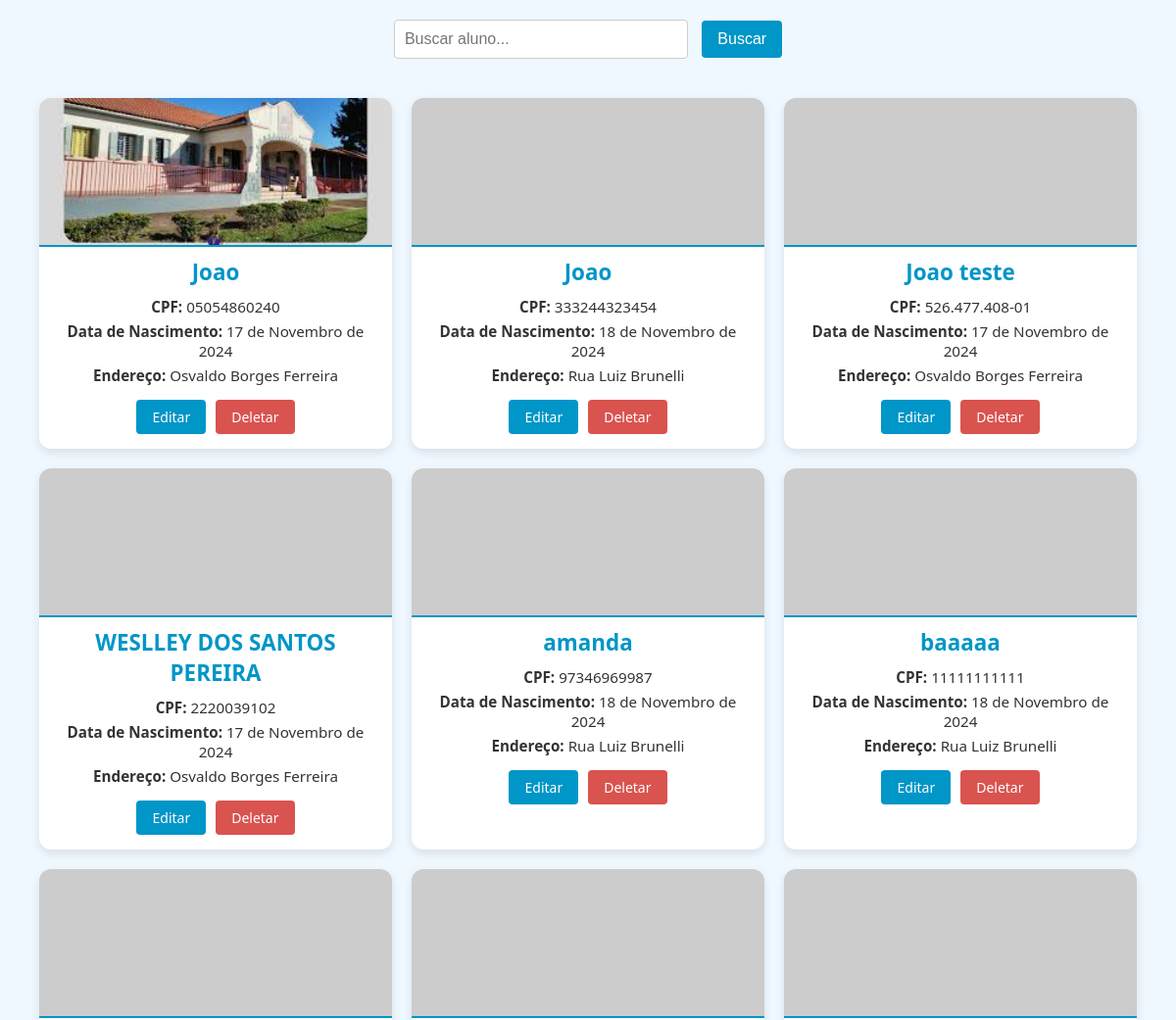
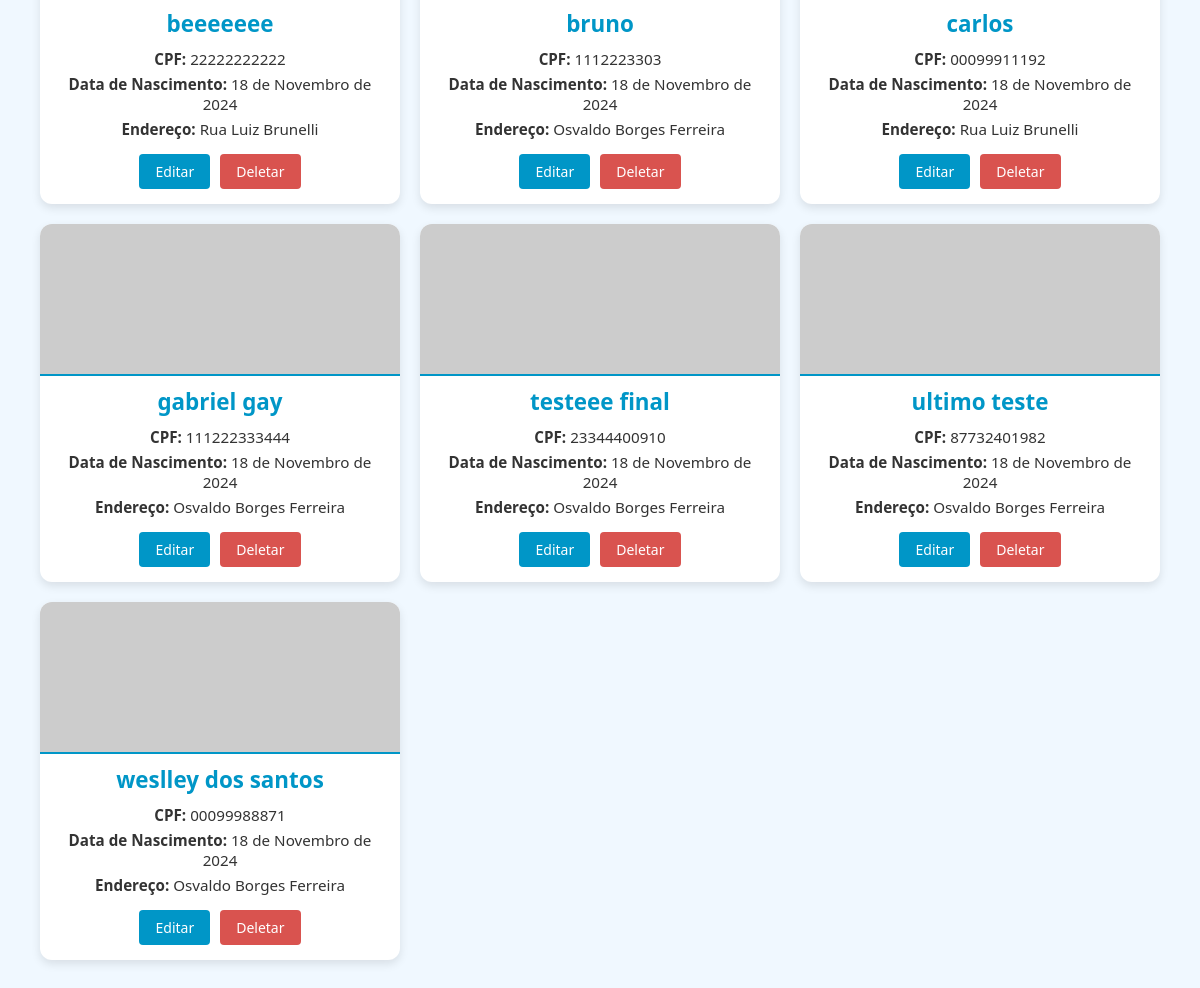
/Alunos/, run on an earlier commit of the app's database (2 pictures, top to bottom).
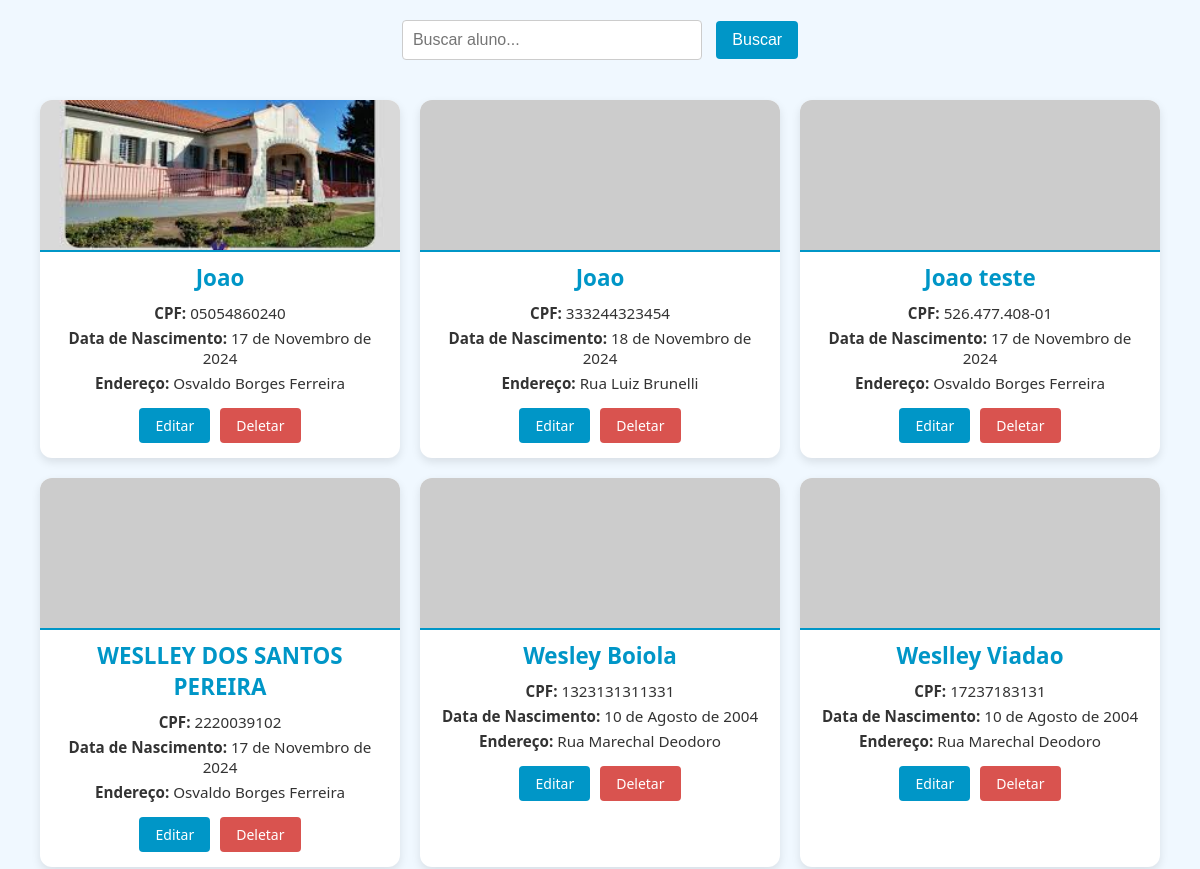
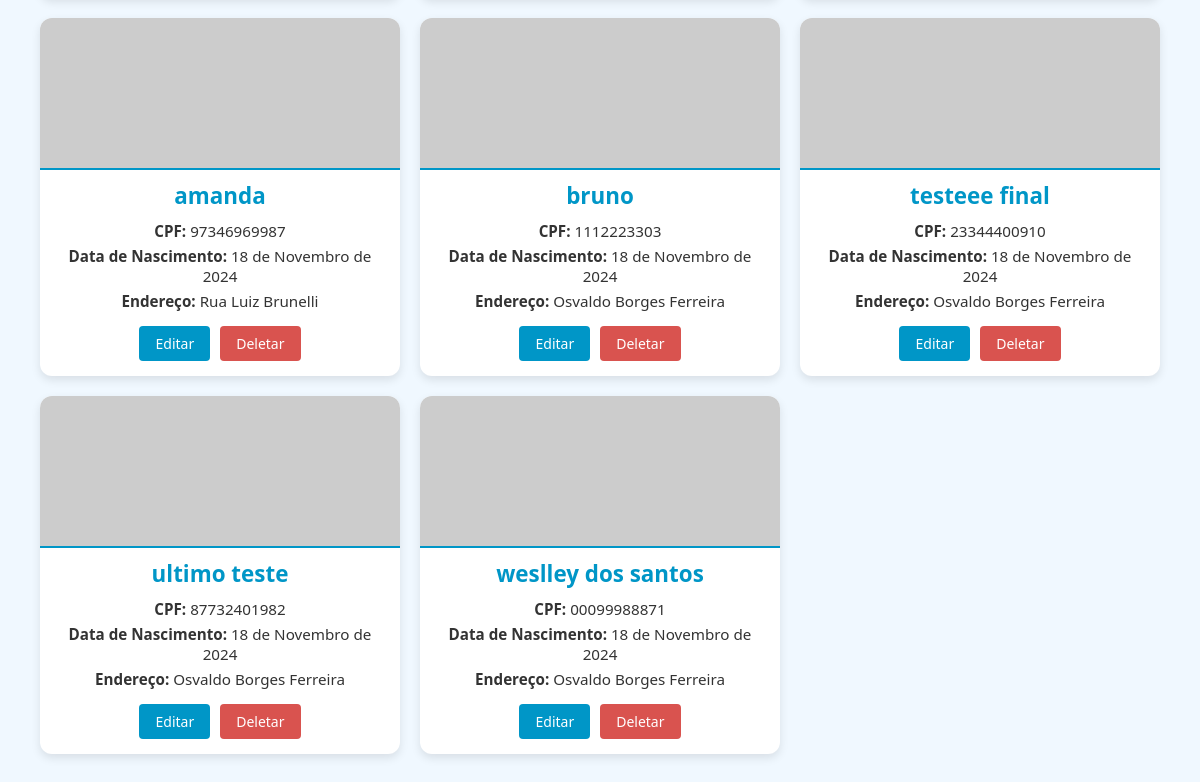
And on a later commit of the database (2 pictures, top to bottom).
### Alunos/models.py (models this page shows, shortened)
class Aluno(models.Model):
    id = models.AutoField(primary_key=True)
    nome = models.CharField(max_length=200)
    cpf = models.CharField(max_length=14, unique=True, null=True, blank=True)
    nascimento = models.DateField()
    endereco = models.CharField(max_length=255, null=True, blank=True)
    responsavel = models.ForeignKey('Responsavel', on_delete=models.SET_NULL, null=True, blank=True)  # Ligação com Responsavel
    photo = models.ImageField(upload_to='Alunos/', blank=True, null=True)

### Alunos/views.py (the view)
# urls.py: path('Alunos/', AlunosListView.as_view(), name='Alunos_list'),
class AlunosListView(ListView):
    model = Aluno
    template_name = 'alunos.html'
    context_object_name = 'alunos'
    def get_queryset(self):
        alunos = super().get_queryset().order_by('nome')
        search = self.request.GET.get('search')
        if search:
            alunos = alunos.filter(nome__icontains=search)
        return alunos

### Alunos/templates/Alunos.html (shortened to what this page needs)
{% block content %}
  <div class="search-form">
    <form method="GET" action="{% url 'Alunos_list' %}">
      <input type="text" name="search" placeholder="Buscar aluno..." value="{{ request.GET.search }}">
      <button type="submit">Buscar</button>
    </form>
  </div>
  <div class="aluno-grid">
    {% if alunos %}
      {% for aluno in alunos %}
        <div class="aluno-card">
          {% if aluno.photo %}
            <img src="{{ aluno.photo.url }}" alt="Foto de {{ aluno.nome }}">
          {% else %}
            <img src="https://via.placeholder.com/200" alt="Foto não disponível">
          {% endif %}
          <h2>{{ aluno.nome }}</h2>
          <p><strong>CPF:</strong> {{ aluno.cpf }}</p>
          <p><strong>Data de Nascimento:</strong> {{ aluno.nascimento }}</p>
          <p><strong>Endereço:</strong> {{ aluno.endereco }}</p>
          <div class="buttons-container">
            <a href="{% url 'Aluno_update' aluno.pk %}" class="btn">Editar</a>
            <a href="{% url 'Aluno_delete' aluno.pk %}" class="btn btn-danger">Deletar</a>
          </div>
        </div>
      {% endfor %}
    {% else %}
      <p class="no-results">Nenhum aluno encontrado.</p>
    {% endif %}
  </div>
{% endblock %}

### Alunos/templates/Alunos.html (style rules this page uses)
.aluno-grid { display: grid; grid-template-columns: repeat(auto-fill, minmax(300px, 1fr)); gap: 20px; padding: 20px; }
.aluno-card { background-color: #ffffff; box-shadow: 0 4px 10px rgba(0, 0, 0, 0.1); border-radius: 12px; overflow: hidden; text-align: center; font-family: 'Segoe UI', Tahoma, Geneva, Verdana, sans-serif; transition: all 0.3s ease; }
.aluno-card img { width: 100%; height: 150px; object-fit: cover; border-bottom: 2px solid #0096c7; }
.aluno-card h2 { font-size: 1.4rem; margin: 10px 15px; color: #0096c7; }
.aluno-card p { font-size: 0.95rem; margin: 5px 15px; color: #333333; }
.buttons-container { display: flex; justify-content: center; gap: 10px; margin: 15px 0; }
.btn { display: inline-block; background-color: #0096c7; color: #fff; border: none; padding: 8px 16px; font-size: 14px; border-radius: 4px; cursor: pointer; transition: background-color 0.3s ease-in-out; text-decoration: none !important; }
.btn-danger { background-color: #d9534f; }
.search-form { margin-bottom: 20px; text-align: center; }
.search-form input[type="text"] { padding: 10px; font-size: 16px; width: 300px; margin-right: 10px; border-radius: 4px; border: 1px solid #ccc; }
.search-form button { padding: 10px 16px; font-size: 16px; background-color: #0096c7; color: white; border: none; border-radius: 4px; cursor: pointer; }

What changed in the data, as far as the page shows it:
removed Aluno: nome "baaaaa", cpf "11111111111", nascimento "18 de Novembro de 2024", endereco "Rua Luiz Brunelli"
removed Aluno: nome "beeeeeee", cpf "22222222222", nascimento "18 de Novembro de 2024", endereco "Rua Luiz Brunelli"
removed Aluno: nome "carlos", cpf "00099911192", nascimento "18 de Novembro de 2024", endereco "Rua Luiz Brunelli"
removed Aluno: nome "gabriel gay", cpf "111222333444", nascimento "18 de Novembro de 2024", endereco "Osvaldo Borges Ferreira"
added Aluno: nome "Wesley Boiola", cpf "1323131311331", nascimento "10 de Agosto de 2004", endereco "Rua Marechal Deodoro"
added Aluno: nome "Weslley Viadao", cpf "17237183131", nascimento "10 de Agosto de 2004", endereco "Rua Marechal Deodoro"
